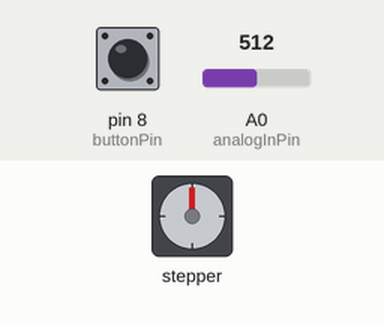
Simulated run of this sketch. Board: Arduino Uno, built with avr-gcc and run on an emulated ATmega328P. Parts: stepper motor. Wiring (inferred from the names in the program): stepper motor (2048 steps per turn assumed): coils pin 10, pin 11, pin 12, pin 13. Inputs (shaded band) come from the test bench; at power-on: pin 8 (buttonPin) LOW, A0 (analogInPin) = 512.

Above: at 1.2 s.
1.3 s: pin 8 (buttonPin) pulled HIGH for 0.25 s
At 1.8 s:
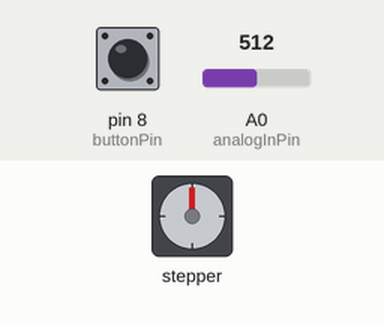
4.5 s: A0 (analogInPin) set to 716
At 5.2 s:
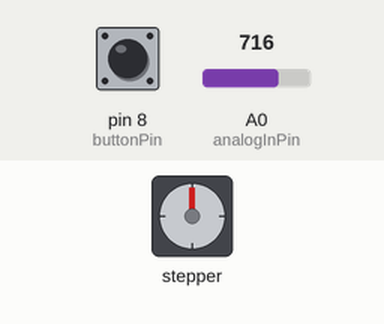
7.5 s: A0 (analogInPin) set to 900
10.5 s: A0 (analogInPin) set to 511
Timing chart, 0 to 56.8 s (numbered marks = the images above; inputs shaded):
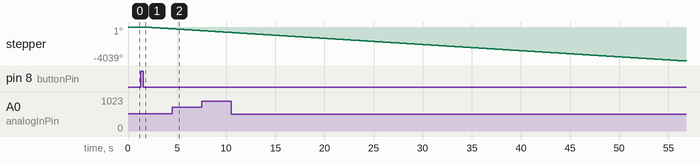

Measured:
- after the input at 1.3 s, stepper: keeps turning counter-clockwise at about 74°/s, starting after 0.33 s

The sketch:

Automatic_Blinds.ino
```cpp
#include <Scheduler.h>
//The pin for each input to the stepper motor
#define IN1  10
#define IN2  11
#define IN3  12
#define IN4  13
int Steps = 0;              //Counts the number of times the motor goes through rotation
boolean Direction = true;   //Using boolean logic to determine the direction
unsigned long last_time;    //Holds the last time the loop completed
unsigned long currentMillis;//Holds current time of the loop
int steps_left=4095;        //How many steps for the step motor to take
long time;
const int analogInPin = A0; //Analog input pin that the potentiometer is attached to
const int analogOutPin = 9; //Analog output pin that the LED is attached to
const int buttonPin = 8;
int sensorValue = 0;        //Value read from the pot
int outputValue = 0;        //Output to the PWM (analog out) used for testing purposes.
int buttonState = 0;        //Handles the state of the button
void setup()
{
  // initialize the pushbutton pin as an input:
  pinMode(buttonPin, INPUT);
  pinMode(IN1, OUTPUT);
  pinMode(IN2, OUTPUT);
  pinMode(IN3, OUTPUT);
  pinMode(IN4, OUTPUT);
  Serial.begin(9600);
}
void loop()
{
  // read the state of the pushbutton value:
  buttonState = digitalRead(buttonPin);
  // check if the pushbutton is pressed.
  // if it is, the buttonState is HIGH:
  delay(200);
  if (buttonState == HIGH) {
  while(1){
  while(steps_left>0)
  {
    currentMillis = micros();
    if(currentMillis-last_time>=1000)
    {
      stepper(1);
      time=time+micros()-last_time;
      last_time=micros();
      steps_left--;
    }
  }
  //Serial.println(time);
  Direction=!Direction;
  steps_left=2048;
  }
}
}

void stepper(int xw)
{
  for (int x=0;x<xw;x++)
  {
    switch(Steps)
    {
      case 0:
      //Serial.println("Here 0");
      digitalWrite(IN1, LOW);
      digitalWrite(IN2, LOW);
      digitalWrite(IN3, LOW);
      digitalWrite(IN4, HIGH);
      break;
      case 1:
      //Serial.println("Here 1");
      digitalWrite(IN1, LOW);
      digitalWrite(IN2, LOW);
      digitalWrite(IN3, HIGH);
      digitalWrite(IN4, HIGH);
      break;
      case 2:
      //Serial.println("Here 2");
      digitalWrite(IN1, LOW);
      digitalWrite(IN2, LOW);
      digitalWrite(IN3, HIGH);
      digitalWrite(IN4, LOW);
      break;
      case 3:
      //Serial.println("Here 3");
      digitalWrite(IN1, LOW);
      digitalWrite(IN2, HIGH);
      digitalWrite(IN3, HIGH);
      digitalWrite(IN4, LOW);
      break;
      case 4:
      //Serial.println("Here 4");
      digitalWrite(IN1, LOW);
      digitalWrite(IN2, HIGH);
      digitalWrite(IN3, LOW);
      digitalWrite(IN4, LOW);
      break;
      case 5:
      //Serial.println("Here 5");
      digitalWrite(IN1, HIGH);
      digitalWrite(IN2, HIGH);
      digitalWrite(IN3, LOW);
      digitalWrite(IN4, LOW);
      break;
      case 6:
      //Serial.println("Here 6");
      digitalWrite(IN1, HIGH);
      digitalWrite(IN2, LOW);
      digitalWrite(IN3, LOW);
      digitalWrite(IN4, LOW);
      break;
      case 7:
      //Serial.println("Here 7");
      digitalWrite(IN1, HIGH);
      digitalWrite(IN2, LOW);
      digitalWrite(IN3, LOW);
      digitalWrite(IN4, HIGH);
      break;
      default:
      //Serial.println("here");
      digitalWrite(IN1, LOW);
      digitalWrite(IN2, LOW);
      digitalWrite(IN3, LOW);
      digitalWrite(IN4, LOW);
      break;
    }
    SetDirection();
  }
}
void SetDirection()
{
  //Calls function that reads sensor and returns sensorValue.
  sensorValue = readSense();
  //Serial.println(sensorValue);
  //Conditional statement that checks for a low light ADC reading.
  if(sensorValue > 150){ Steps++;}
  if(sensorValue < 150){ Steps--; }
  //These set of conditional statements keep the motor from continuously
  //running in one direction.
  if(Steps>7){Steps=0;}
  if(Steps<0){Steps=7; }
}
int readSense()
{
  sensorValue = analogRead(analogInPin);
  //map it to the range of the analog out:
  outputValue = map(sensorValue, 0, 1023, 0, 255);
  //change the LED light level based on the rotation of the motor
  analogWrite(analogOutPin, outputValue);
  return sensorValue;
}
```
